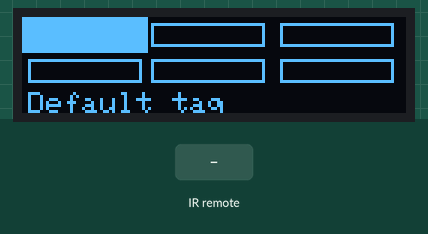
Recording of a sketch running on a simulated Arduino Uno, built with avr-gcc and run on an emulated ATmega328P. On the bench: 128×32 one-colour display. The test bench sets the inputs (shaded band). What the sketch prints to the serial monitor is not drawn.

Above: at 2.4 s.
2.5 s: infrared code 0xDD0 received
At 3.08 s:
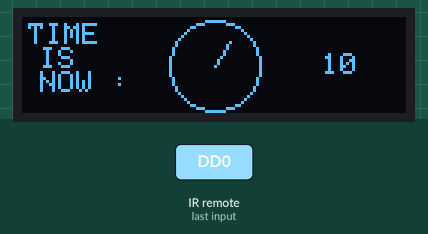
4.7 s: infrared code 0xA70 received
At 6.4 s:
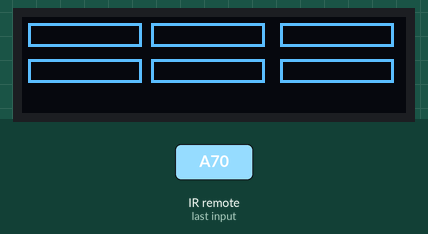
Timing chart, 0 to 7.9 s (numbered marks = the images above; inputs shaded):
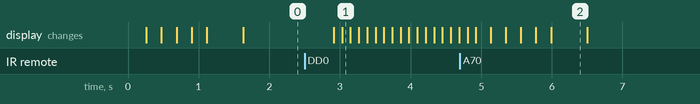

Measured:
- after the input at 2.5 s, the display: first changes after 0.41 s (image 1 shows a later state)
- after the input at 4.7 s, the display: first differs from a run without the input after 0.22 s (image 2 shows a later state)
- what the display in image 2 shows lasts 0.5 s, from 6.0 s to 6.5 s

The sketch:

modifyed_matrix.ino
```cpp
#include <SPI.h>
#include <Wire.h>
#include <Adafruit_GFX.h>
#include <Adafruit_SSD1306.h>
#include <IRremote.h>

// If using software SPI (the default case):
#define OLED_MOSI  11
#define OLED_CLK   12
#define OLED_DC    9
#define OLED_CS    8
#define OLED_RESET 10
Adafruit_SSD1306 display(OLED_MOSI, OLED_CLK, OLED_DC, OLED_RESET, OLED_CS);

#define string_default "Default tag"
#define RECV_PIN 4

//SU 2F0, Destra CD0, GIU AF0, SINISTRA 2D0

//#if (SSD1306_LCDHEIGHT != 64)
//#error("Height incorrect, please fix ");
//#endif

IRrecv irrecv(RECV_PIN);
IRsend irsend;
decode_results results;


  int seconds=0, mode=0, curs=0, old_curs=0;

  class CELL
        {
    public:
        String tag;
        String command;
        int x,y,width,height;
        bool hovering;
        void activate();
        void deactivate();
        void set_values (int,int,int,int);
        void set_activity (String,String);
        void set_hovering (bool);
        };


  void CELL::activate()
    {
      display.fillRect(x-2 ,y-2 ,width+4, height+4, WHITE);
      display.setCursor(2, 25);
      display.setTextColor(WHITE, BLACK);
      display.setTextSize(1);
      display.println(tag);
      display.display();
    }

  void CELL::deactivate()
    {
      display.fillRect(x -2 ,y-2 , width+4, height+4, BLACK);
      display.drawRect(x ,y , width, height, WHITE);
      display.fillRect(0, 25 ,128, 7, BLACK);
      display.display();
    }

  void CELL::set_values (int set_x, int set_y,int set_width,int set_height)
    {
      x = set_x;
      y = set_y;
      width = set_width;
      height = set_height;
    }

  void CELL::set_activity (String set_tag, String set_command)
    {
      tag=set_tag;
      command=set_command;
    }

  void CELL::set_hovering (bool set_hovering)
    {
      hovering=set_hovering;
    }

  CELL matrix[6];

  void initialize_matrix()
    {
      matrix[0].set_values (2,2,38,8);
      matrix[0].set_activity (string_default,string_default);
      matrix[0].set_hovering (0);
      Serial.println("1.h");        //numbers are not wrong

      matrix[1].set_values (43,2,38,8);
      matrix[1].set_activity (string_default,string_default);
      matrix[1].set_hovering (0);
      Serial.println("2.h");

      matrix[2].set_values (86,2,38,8);
      matrix[2].set_activity (string_default,string_default);
      matrix[2].set_hovering (0);
      Serial.println("3.h");

      matrix[3].set_values (2,14,38,8);
      matrix[3].set_activity (string_default,string_default);
      matrix[3].set_hovering (0);
      Serial.println("4.h");

      matrix[4].set_values (43,14,38,8);
      matrix[4].set_activity (string_default,string_default);
      matrix[4].set_hovering (0);
      Serial.println("5.h");

      matrix[5].set_values (86,14,38,8);
      matrix[5].set_activity (string_default,string_default);
      matrix[5].set_hovering (0);
      Serial.println("6.h");
    }


void setup()   {
  Serial.begin(9600);

  // by default, we'll generate the high voltage from the 3.3v line internally! (neat!)
  display.begin(SSD1306_SWITCHCAPVCC);  // initialize with the I2C addr 0x3C (for the 128x32)
  // init done
  // Clear the buffer.
  display.clearDisplay();
  initialize_matrix();
  irrecv.enableIRIn(); // Start the receiver
}

int flag=0;

void loop() {


  if (mode==0)
  {
    if (flag==0)
     { int i;
        for (i=0;i<6;i++)
        {matrix[i].deactivate();
        delay(200);
        flag=1;
      }
     }

   results.value=0;
   irrecv.decode(&results);
   irrecv.resume();
   delay(300);
   Serial.println(results.value, DEC);
   Serial.println("cicle");

   if (results.value==3536)
   {mode++;
    results.value=0;}
   else if (results.value==3280)
   curs=curs+1;
   else if (results.value==720)
   curs=curs-1;
   else if (results.value==2800)
   curs=curs+3;
   else if (results.value==752)
   curs=curs-3;

   if (curs==6)
   curs=0;
   else if (curs<0)
   curs=0;
   else if (curs>6)
   curs=curs%6;

   Serial.println(curs);


   matrix[curs].activate();

   if(curs!=old_curs)
    {
      matrix[curs].activate();
      matrix[old_curs].deactivate();
    }

   old_curs=curs;

   results.value=0;


  }
    else if (mode==1)
    { display.clearDisplay();
      clck_base();
      clck_line();
      testo();
      display.display();
      display.clearDisplay();

      irrecv.decode(&results);
      irrecv.resume();
      delay(100);
      Serial.println(results.value, HEX);
      Serial.println("cicle");

        if (results.value==2672)
        {mode++;
         flag=0;
         results.value=0;
        }
   }
    else if (mode==2)
    {
      mode=0;
    }
  }

void testo()
{display.setTextSize(1);
  display.setTextColor(WHITE);
  display.setCursor(2,2);
  display.println("TIME \n IS \n NOW :");


  display.setTextSize(1);
  display.setTextColor(WHITE);
  display.setCursor(100,12);
  display.println(seconds);
  delay(1);
  }

void clck_line()
{

  int arrivex,arrivey,thirty;
  thirty=32;

  if (seconds==0)
   {arrivex= 32+thirty;
    arrivey= 6; }
  else if (seconds==5)
   {arrivex= 37+thirty;
    arrivey= 8; }
  else if (seconds==10)
   {arrivex= 40+thirty;
    arrivey= 11; }
  else if (seconds==15)
   {arrivex= 41+thirty;
    arrivey= 16; }
  else if (seconds==20)
   {arrivex= 40+thirty;
    arrivey= 21; }
  else if (seconds==25)
   {arrivex= 37+thirty;
    arrivey= 24; }
  else if (seconds==30)
   {arrivex= 32+thirty;
    arrivey= 26; }
  else if (seconds==35)
   {arrivex= 26+thirty;
    arrivey= 24; }
  else if (seconds==40)
   {arrivex= 23+thirty;
    arrivey= 21; }
  else if (seconds==45)
   {arrivex= 22+thirty;
    arrivey= 16; }
  else if (seconds==50)
   {arrivex= 26+thirty;
    arrivey= 11; }
  else if (seconds==55)
   {arrivex= 26+thirty;
    arrivey= 8; }
  else if (seconds==60)
   {arrivex= 32+thirty;
    arrivey= 6; }


  display.drawLine(display.width()/2, display.height()/2, arrivex, arrivey, WHITE);

  if (seconds==60)
    {seconds=0;}
  else
    seconds=seconds+5;

}


void clck_base()
{
  display.drawCircle(display.width()/2, display.height()/2, 15, WHITE);
  }
```
